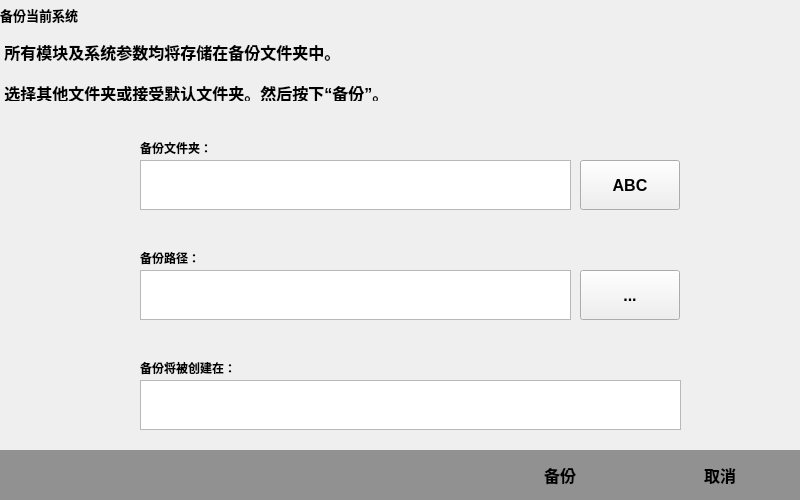
<?xml version="1.0" encoding="UTF-8"?>
<ui version="4.0">
 <class>Backup</class>
 <widget class="QWidget" name="Backup">
  <property name="geometry">
   <rect>
    <x>0</x>
    <y>0</y>
    <width>800</width>
    <height>500</height>
   </rect>
  </property>
  <property name="windowTitle">
   <string>Form</string>
  </property>
  <widget class="QLabel" name="label_Pos">
   <property name="geometry">
    <rect>
     <x>0</x>
     <y>5</y>
     <width>800</width>
     <height>20</height>
    </rect>
   </property>
   <property name="font">
    <font>
     <pointsize>10</pointsize>
     <weight>75</weight>
     <bold>true</bold>
    </font>
   </property>
   <property name="text">
    <string>备份当前系统</string>
   </property>
  </widget>
  <widget class="QLabel" name="label_Exp">
   <property name="geometry">
    <rect>
     <x>0</x>
     <y>40</y>
     <width>800</width>
     <height>61</height>
    </rect>
   </property>
   <property name="font">
    <font>
     <pointsize>12</pointsize>
     <weight>75</weight>
     <bold>true</bold>
    </font>
   </property>
   <property name="text">
    <string> 所有模块及系统参数均将存储在备份文件夹中。

 选择其他文件夹或接受默认文件夹。然后按下“备份”。</string>
   </property>
   <property name="alignment">
    <set>Qt::AlignLeading|Qt::AlignLeft|Qt::AlignTop</set>
   </property>
  </widget>
  <widget class="QWidget" name="widget" native="true">
   <property name="geometry">
    <rect>
     <x>0</x>
     <y>450</y>
     <width>800</width>
     <height>50</height>
    </rect>
   </property>
   <property name="styleSheet">
    <string notr="true">background-color: rgb(145, 145, 145);</string>
   </property>
   <widget class="QPushButton" name="btn_backup">
    <property name="geometry">
     <rect>
      <x>480</x>
      <y>0</y>
      <width>160</width>
      <height>50</height>
     </rect>
    </property>
    <property name="font">
     <font>
      <pointsize>12</pointsize>
      <weight>75</weight>
      <bold>true</bold>
     </font>
    </property>
    <property name="text">
     <string>备份</string>
    </property>
    <property name="flat">
     <bool>true</bool>
    </property>
   </widget>
   <widget class="QPushButton" name="btn_cancel">
    <property name="geometry">
     <rect>
      <x>640</x>
      <y>0</y>
      <width>160</width>
      <height>50</height>
     </rect>
    </property>
    <property name="font">
     <font>
      <pointsize>12</pointsize>
      <weight>75</weight>
      <bold>true</bold>
     </font>
    </property>
    <property name="text">
     <string>取消</string>
    </property>
    <property name="flat">
     <bool>true</bool>
    </property>
   </widget>
  </widget>
  <widget class="QLabel" name="label_backupFolder">
   <property name="geometry">
    <rect>
     <x>140</x>
     <y>140</y>
     <width>100</width>
     <height>15</height>
    </rect>
   </property>
   <property name="font">
    <font>
     <weight>75</weight>
     <bold>true</bold>
    </font>
   </property>
   <property name="text">
    <string>备份文件夹：</string>
   </property>
  </widget>
  <widget class="QLabel" name="label_backupCatalogue">
   <property name="geometry">
    <rect>
     <x>140</x>
     <y>250</y>
     <width>100</width>
     <height>15</height>
    </rect>
   </property>
   <property name="font">
    <font>
     <weight>75</weight>
     <bold>true</bold>
    </font>
   </property>
   <property name="text">
    <string>备份路径：</string>
   </property>
  </widget>
  <widget class="QLabel" name="label_backup">
   <property name="geometry">
    <rect>
     <x>140</x>
     <y>360</y>
     <width>100</width>
     <height>16</height>
    </rect>
   </property>
   <property name="font">
    <font>
     <weight>75</weight>
     <bold>true</bold>
    </font>
   </property>
   <property name="text">
    <string>备份将被创建在：</string>
   </property>
  </widget>
  <widget class="QTextEdit" name="textEdit_backupFolder">
   <property name="geometry">
    <rect>
     <x>140</x>
     <y>160</y>
     <width>431</width>
     <height>50</height>
    </rect>
   </property>
   <property name="font">
    <font>
     <pointsize>12</pointsize>
     <weight>75</weight>
     <bold>true</bold>
    </font>
   </property>
   <property name="html">
    <string>&lt;!DOCTYPE HTML PUBLIC &quot;-//W3C//DTD HTML 4.0//EN&quot; &quot;http://www.w3.org/TR/REC-html40/strict.dtd&quot;&gt;
&lt;html&gt;&lt;head&gt;&lt;meta name=&quot;qrichtext&quot; content=&quot;1&quot; /&gt;&lt;style type=&quot;text/css&quot;&gt;
p, li { white-space: pre-wrap; }
&lt;/style&gt;&lt;/head&gt;&lt;body style=&quot; font-family:'SimSun'; font-size:12pt; font-weight:600; font-style:normal;&quot;&gt;
&lt;p style=&quot;-qt-paragraph-type:empty; margin-top:0px; margin-bottom:0px; margin-left:0px; margin-right:0px; -qt-block-indent:0; text-indent:0px;&quot;&gt;&lt;br /&gt;&lt;/p&gt;&lt;/body&gt;&lt;/html&gt;</string>
   </property>
  </widget>
  <widget class="QTextEdit" name="backupCatalogue">
   <property name="geometry">
    <rect>
     <x>140</x>
     <y>270</y>
     <width>431</width>
     <height>50</height>
    </rect>
   </property>
  </widget>
  <widget class="QTextEdit" name="textEdit_backup">
   <property name="geometry">
    <rect>
     <x>140</x>
     <y>380</y>
     <width>541</width>
     <height>50</height>
    </rect>
   </property>
  </widget>
  <widget class="QPushButton" name="btn_open">
   <property name="geometry">
    <rect>
     <x>580</x>
     <y>160</y>
     <width>100</width>
     <height>50</height>
    </rect>
   </property>
   <property name="font">
    <font>
     <pointsize>12</pointsize>
     <weight>75</weight>
     <bold>true</bold>
    </font>
   </property>
   <property name="text">
    <string>ABC</string>
   </property>
  </widget>
  <widget class="QPushButton" name="btn_openFolder">
   <property name="geometry">
    <rect>
     <x>580</x>
     <y>270</y>
     <width>100</width>
     <height>50</height>
    </rect>
   </property>
   <property name="font">
    <font>
     <pointsize>12</pointsize>
     <weight>75</weight>
     <bold>true</bold>
    </font>
   </property>
   <property name="text">
    <string>...</string>
   </property>
  </widget>
 </widget>
 <resources/>
 <connections/>
</ui>
